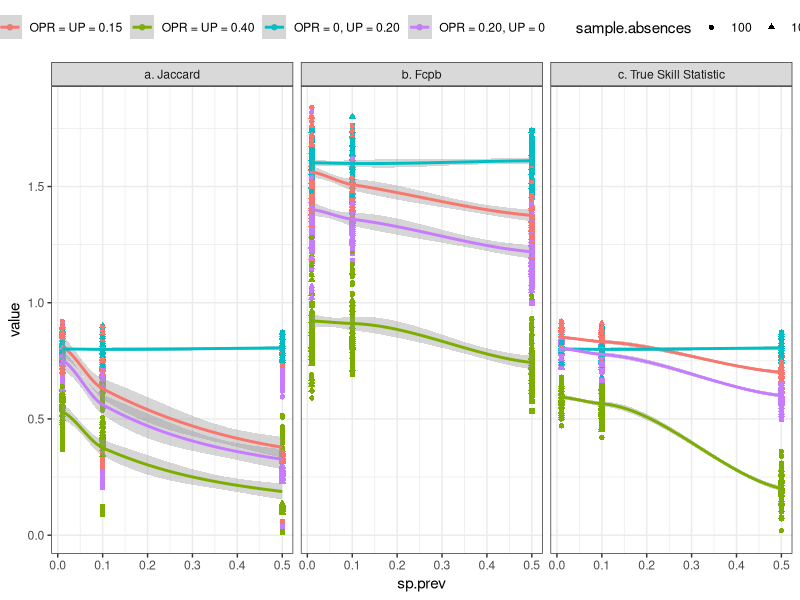
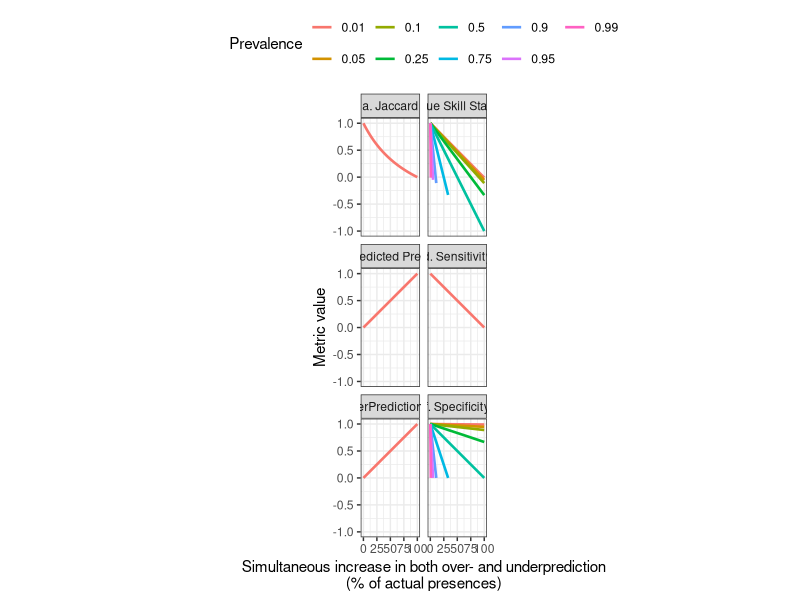
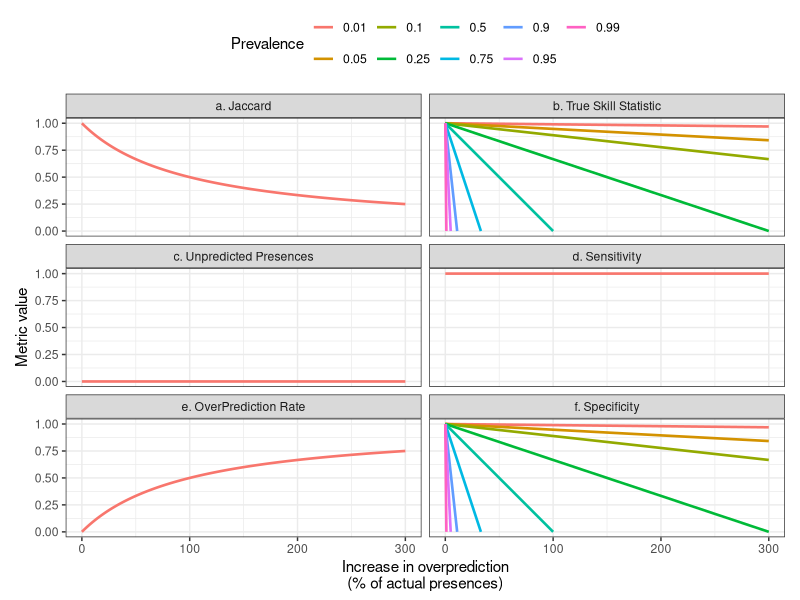
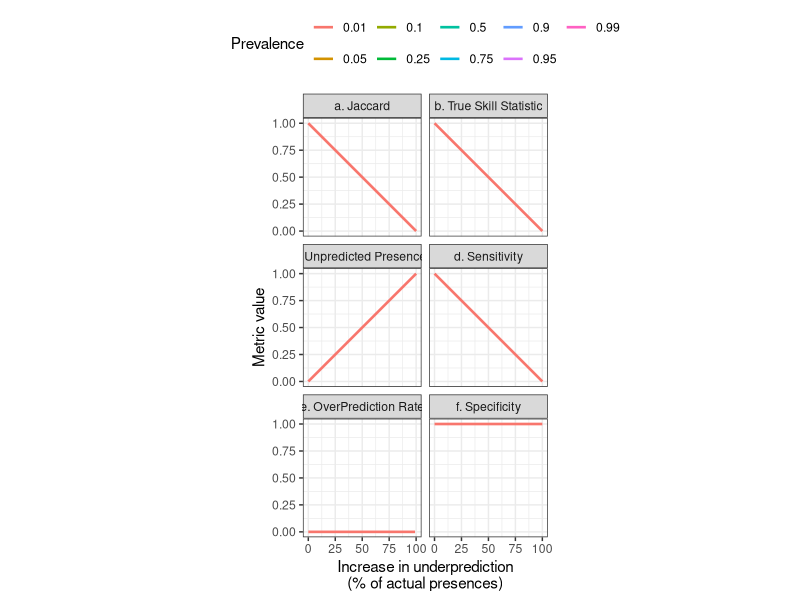
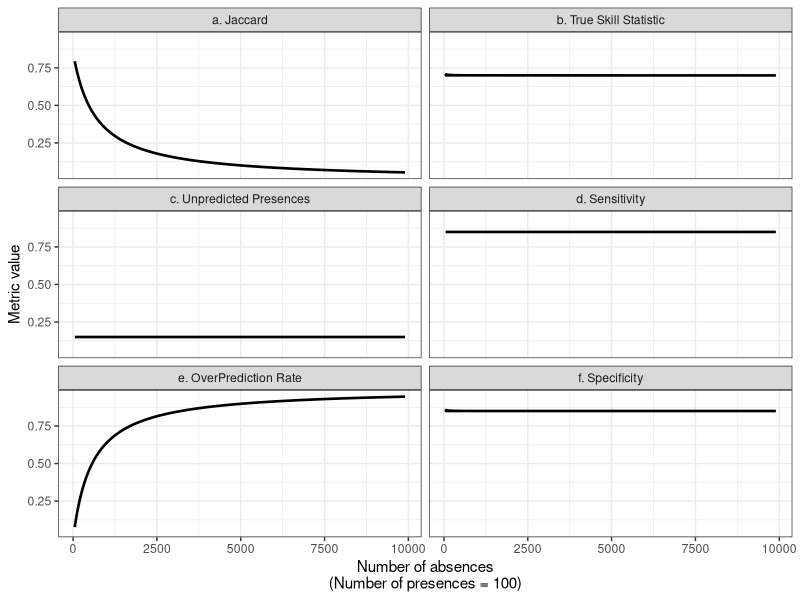

Reproduce these figures in R, in order.
library(reshape2)
library(ggplot2)
metrics <- function(x, total)
{
  TP <- x[, "TP"]
  FP <- x[, "FP"]
  FN <- x[, "FN"]
  TN <- x[, "TN"]
  
  pred <- TP + FP
  obs <- TP + FN
  
  
  results <- data.frame(matrix(nc = 0, nr = nrow(x)))
  
  
  results$sample.presences <- TP + FN
  results$sample.absences <- FP + TN
  results$TP <- TP
  results$FP <- FP
  results$FN <- FN
  results$TN <- TN
  results$Jaccard <- TP / (TP + FN + FP)
  results$Sorensen = 2 * TP / (2 * TP + FN + FP)
  results$OPR  = FP / (TP + FP)
  results$UTP  = FN / (TP + FN)
  results$Sens = TP / (TP + FN)
  results$Spe  = TN / (TN + FP)
  results$TSS  = TP / (TP + FN) + TN / (TN + FP) - 1
  results$Kappa = (TP - pred * obs / total) / ((TP - pred * obs / total) + FP * (1/2) + FN * (1/2))
  results$prevalence = obs / total
  results$pred.prevalence = pred / total
  results$OPpc = FP / obs
  
  return(results)
  
}



# Simulation 1: all possible parameterisations
prevalence <- seq(0, 1, length = 100)
max.size <- 10000
step <- 100


results <- NULL
for (i in prevalence)
{
  obs.pres <- round(i * max.size)
  obs.abs <- max.size - obs.pres
  
  
  TP <- seq(0, obs.pres, by = step)
  FP <- seq(0, obs.abs, by = step)
  testing.matrix <- expand.grid(TP, FP)
  colnames(testing.matrix) <- c("TP", "FP")
  
  testing.matrix$FN <- obs.pres - testing.matrix$TP
  testing.matrix$TN <- obs.abs - testing.matrix$FP 
  
  results <- rbind(results,
                   metrics(testing.matrix, total = max.size))
}


ggr <- melt(results, id.vars = c("prevalence", "pred.prevalence", "TP", "FP", "FN", "TN"), 
            measure.vars = c("Jaccard", "Sorensen", "OPR", "UTP", "Sens", "Spe", "TSS", "Kappa"))
# 
# 
# ggplot(ggr, aes(x = prevalence, y = value)) + geom_point(alpha = 1/10, aes(col = TN)) +
#   facet_wrap(~variable) + stat_smooth()
# 
# 


# Simulation 2: 
# For varying prevalences,
# variations of under-prediction (0 to -100%) or overprediction (0 to +300%) and both.

prevalence <- seq(0, 1, length = 101)
max.size <- 10000


results <- NULL
results.overpred <- NULL
results.underpred <- NULL
for (i in prevalence)
{
  obs.pres <- round(i * max.size)
  obs.abs <- max.size - obs.pres
  
  # Underpred
  underpred <- data.frame(TP = seq(obs.pres, 0, length = 101),
                          FN = seq(0, obs.pres, length = 101),
                          FP = 0,
                          TN = obs.abs)
  
  # Overpred 
  overpred <- data.frame(TP = obs.pres,
                         FN = 0,
                         FP = seq(0, min(3 * obs.pres, obs.abs), length = 101),
                         TN = obs.abs - seq(0, min(3 * obs.pres, obs.abs), length = 101))
  
  # Under + Overpred
  TP <- seq(obs.pres, 0, length = 101)
  FP <- seq(0, min(3 * obs.pres, obs.abs), length = 101)
  
  testing.matrix <- expand.grid(TP, FP)
  colnames(testing.matrix) <- c("TP", "FP")
  
  testing.matrix$FN <- obs.pres - testing.matrix$TP
  testing.matrix$TN <- obs.abs - testing.matrix$FP 
  
  results.overpred <- rbind(results.overpred,
                            metrics(overpred, total = max.size))
  results.underpred <- rbind(results.underpred,
                             metrics(underpred, total = max.size)) 
  
  results <- rbind(results,
                   metrics(testing.matrix, total = max.size))
}


# Simulation 3: all possible parameterisations


a <- function(x) (100 - x * 100)/x


tns <- c(9900, 1900, 900, 300, 100, 33, 11, 5, 1)
all.res <- NULL
res <- data.frame(matrix(nr = 1, nc = 4, dimnames = list(1, c("TP", "FP", "FN", "TN"))))
for(TN in tns)
{
  res$TP <- 100
  res$FP <- 0
  res$FN <- 0
  res$TN <- TN
  all.res <- rbind(all.res, 
                   res)
  
  while(res$TP > 0)
  {
    if(res$TN > 0)
    {
      res$TP <- res$TP - 1
      res$FN <- res$FN + 1
      res$FP <- res$FP + 1
      res$TN <- res$TN - 1
      all.res <- rbind(all.res, 
                       res)
    } else
    {
      res$TP <- 0
    }
  }
}

results <- metrics(all.res, total = apply(all.res, 1, sum))
# results <- results[which(results$prevalence <= 0.5), ]

ggr <- melt(results, id.vars = c("prevalence", "pred.prevalence", "TP", "FP", "FN", "TN", "OPR", "UTP", "OPpc"), 
            measure.vars = c("Jaccard", "TSS", "UTP", "Sens", "OPR", "Spe"))

ggr$prevalence <- round(ggr$prevalence, 2)
ggr$prev <- as.factor(ggr$prevalence)
ggr$OPR <- ggr$OPR * 100
ggr$UTP <- ggr$UTP * 100


levels(ggr$variable) <- c("a. Jaccard", "b. True Skill Statistic", "c. Unpredicted Presences", 
                          "d. Sensitivity", "e. OverPrediction Rate", "f. Specificity")

# Modification pour masquer les couleurs sur les panneaux a c d et e
# Car il y a de l'overlap - à la demande du reviewer 3
ggr$value[which(ggr$variable %in% c("a. Jaccard", "c. Unpredicted Presences", 
                                    "d. Sensitivity", "e. OverPrediction Rate") &
                  ggr$prev != "0.01")] <- NA


tiff( './outputs/Figure 2.tiff', width = 450 * 4.2, height = 1000 * 4.2, res = 300)  
# png("./outputs/Figure 2.png", h = 800, w = 600)
ggplot(ggr, aes(x = OPR, y = value, col = prev)) + 
  geom_line(size = .9) + 
  facet_wrap(~ variable, nrow = 3) +
  xlab("Simultaneous increase in both over- and underprediction\n(% of actual presences)") + theme_bw() +
  guides(col=guide_legend(title = "Prevalence")) + ylab("Metric value") + 
  theme(legend.position = "top") +
  coord_fixed(ratio = 100)
dev.off()


# Simulation 4: overpred


tns <- c(9900, 1900, 900, 300, 100, 33, 11, 5, 1)
all.res <- NULL
res <- data.frame(matrix(nr = 1, nc = 4, dimnames = list(1, c("TP", "FP", "FN", "TN"))))
for(TN in tns)
{
  res$TP <- 100
  res$FP <- 0
  res$FN <- 0
  res$TN <- TN
  all.res <- rbind(all.res, 
                   res)
  
  while(res$TN > 0 & (res$TP + res$FP) < 4 * (res$FN + res$TP))
  {

    res$FP <- res$FP + 1
    res$TN <- res$TN - 1
    all.res <- rbind(all.res, 
                     res)
    
  }
}

results <- metrics(all.res, total = apply(all.res, 1, sum))
# results <- results[which(results$prevalence <= 0.5), ]

ggr <- melt(results, id.vars = c("prevalence", "pred.prevalence", "TP", "FP", "FN", "TN", "OPR", "UTP", "OPpc"), 
            measure.vars = c("Jaccard", "TSS", "UTP", "Sens", "OPR", "Spe"))

ggr$prevalence <- round(ggr$prevalence, 2)
ggr$prev <- as.factor(ggr$prevalence)
ggr$OPR <- ggr$OPR * 100
ggr$UTP <- ggr$UTP * 100
ggr$OPpc <- ggr$OPpc * 100

levels(ggr$variable) <- c("a. Jaccard", "b. True Skill Statistic", "c. Unpredicted Presences", 
                          "d. Sensitivity", "e. OverPrediction Rate", "f. Specificity")

# Modification pour masquer les couleurs sur les panneaux a c d et e
# Car il y a de l'overlap - à la demande du reviewer 3
ggr$value[which(ggr$variable %in% c("a. Jaccard", "c. Unpredicted Presences", 
                                  "d. Sensitivity", "e. OverPrediction Rate") &
                ggr$prev != "0.01")] <- NA


png("./outputs/Figure S2.2.png", h = 600, w = 1000)
ggplot(ggr, aes(x = OPpc, y = value, col = prev)) + 
  geom_line(size = .9) + 
  facet_wrap(~variable, nrow = 3) +
  xlab("Increase in overprediction\n(% of actual presences)") + theme_bw() +
  guides(col=guide_legend(title = "Prevalence")) + ylab("Metric value") + 
  theme(legend.position = "top") +
  coord_fixed(ratio = 100)
dev.off()

# Simulation 5: underpred


tns <- c(9900, 1900, 900, 300, 100, 33, 11, 5, 1)
all.res <- NULL
res <- data.frame(matrix(nr = 1, nc = 4, dimnames = list(1, c("TP", "FP", "FN", "TN"))))
for(TN in tns)
{
  res$TP <- 100
  res$FP <- 0
  res$FN <- 0
  res$TN <- TN
  all.res <- rbind(all.res, 
                   res)
  
  while(res$TP > 0)
  {
    
    res$TP <- res$TP - 1
    res$FN <- res$FN + 1
    all.res <- rbind(all.res, 
                     res)
    
  }
}

results <- metrics(all.res, total = apply(all.res, 1, sum))
# results <- results[which(results$prevalence <= 0.5), ]

ggr <- melt(results, id.vars = c("prevalence", "pred.prevalence", "TP", "FP", "FN", "TN", "OPR", "UTP", "OPpc"), 
            measure.vars = c("Jaccard", "TSS", "UTP", "Sens", "OPR", "Spe"))

ggr$prevalence <- round(ggr$prevalence, 2)
ggr$prev <- as.factor(ggr$prevalence)
ggr$OPR <- ggr$OPR * 100
ggr$UTP <- ggr$UTP * 100


levels(ggr$variable) <- c("a. Jaccard", "b. True Skill Statistic", "c. Unpredicted Presences", 
                          "d. Sensitivity", "e. OverPrediction Rate", "f. Specificity")

# Modification pour masquer les couleurs sur les panneaux a c d et e
# Car il y a de l'overlap - à la demande du reviewer 3
ggr$value[which(ggr$variable %in% c("a. Jaccard", "b. True Skill Statistic", "c. Unpredicted Presences", 
                                    "d. Sensitivity", "e. OverPrediction Rate", "f. Specificity") &
                  ggr$prev != "0.01")] <- NA

png("./outputs/Figure S2.1.png", h = 800, w = 600)
ggplot(ggr, aes(x = UTP, y = value, col = prev)) + 
  geom_line(size = .9) + 
  facet_wrap(~variable, nrow = 3) +
  xlab("Increase in underprediction\n(% of actual presences)") + theme_bw() +
  guides(col=guide_legend(title = "Prevalence")) + ylab("Metric value") + 
  theme(legend.position = "top") +
  coord_fixed(ratio = 100)
dev.off()


# Simulation 6 : presence are fixed, increases in absences
absences <- seq(50, 9900, 10)
all.res <- NULL
res <- data.frame(matrix(nr = 1, nc = 4, dimnames = list(1, c("TP", "FP", "FN", "TN"))))
for(nbA in absences)
{
  res$TP <- 85
  res$FN <- 15
  res$FP <- floor(0.15 * nbA)
  res$TN <- ceiling(0.85 * nbA)
  all.res <- rbind(all.res, 
                   res)
}

results <- metrics(all.res, total = apply(all.res, 1, sum))
# results <- results[which(results$prevalence <= 0.5), ]

ggr <- melt(results, id.vars = c("prevalence", "pred.prevalence", "TP", "FP", "FN", "TN", "OPR", 
                                 "UTP", "OPpc", "sample.presences", "sample.absences"), 
            measure.vars = c("Jaccard", "TSS", "UTP", "Sens", "OPR", "Spe"))

ggr$prevalence <- round(ggr$prevalence, 2)
ggr$prev <- as.factor(ggr$prevalence)
ggr$OPR <- ggr$OPR * 100
ggr$UTP <- ggr$UTP * 100


levels(ggr$variable) <- c("a. Jaccard", "b. True Skill Statistic", "c. Unpredicted Presences", 
                          "d. Sensitivity", "e. OverPrediction Rate", "f. Specificity")


png("./outputs/Figure S2.3.png", h = 800, w = 600)
ggplot(ggr, aes(x = sample.absences, y = value)) + 
  geom_line(size = .9) + 
  facet_wrap(~variable, nrow = 3) +
  xlab("Number of absences\n(Number of presences = 100)") + theme_bw() +
  guides(col=guide_legend(title = "Prevalence")) + ylab("Metric value") + 
  theme(legend.position = "top") #+
  # coord_fixed(ratio = 100)
dev.off()

# Simulation 7 : comparing metrics for a good and a bad model, with different sample sizes
presences <- rep(100, 3)
absences <- c(100, 1000, 10000)
true.prev <- c(.01, .10, .5)
area <- 100000
true.presences <- true.prev * area
true.absences <- area - (true.prev * area)
models <- list(M1 = list(TP = .85,
                         FP = .15,
                         FN = .15),
               M2 = list(TP = .60,
                         FP = .40,
                         FN = .40),
               M3 = list(TP = .80,
                         FP = 0,
                         FN = .20),
               M4 = list(TP = .80,
                         FP = .20,
                         FN = 0))

all.res <- NULL

sim <- 10

res <- data.frame(matrix(nr = 1, nc = 6, dimnames = list(1, c("model", "sp.prev", "TP", "FP", "FN", "TN"))))
for(i in 1:sim)
{
  for(nbP in presences)
  {
    for(nbA in absences)
    {
      for(md in 1:length(models))
      {
        for(sp.prev in 1:length(true.prev))
        {
          pred.pres <- c(rep(1, models[[md]]$TP * true.presences[sp.prev]),
                         rep(0, true.presences[sp.prev] - models[[md]]$TP * true.presences[sp.prev]))
          pred.abs <- c(rep(1, length(pred.pres) * models[[md]]$FP),
                        rep(0, true.absences[sp.prev] - length(pred.pres) * models[[md]]$FP))
          obs.pres <- sample(pred.pres, nbP)
          obs.abs <- sample(pred.abs, nbA)
          
          res$model <- md
          res$sp.prev <- true.prev[sp.prev]
          
          res$TP <- length(which(obs.pres == 1))
          res$FN <- length(which(obs.pres == 0))
          res$FP <- length(which(obs.abs == 1))
          res$TN <- length(which(obs.abs == 0))
          all.res <- rbind(all.res, 
                           res)
        }      
      }
    }
  }
  
}

results <- metrics(all.res, total = apply(all.res[, 3:6], 1, sum))
results$model <- all.res$model
results$sp.prev <- all.res$sp.prev
results$c.val <- results$sample.presences / ((results$sample.absences + results$sample.presences) * results$sp.prev)
results$Fcpb <- 2 * results$TP / (results$TP + results$FN + results$FP * results$c.val)
# results <- results[which(results$prevalence <= 0.5), ]

ggr <- melt(results, id.vars = c("prevalence", "pred.prevalence", "TP", "FP", "FN", "TN", "OPR", 
                                 "UTP", "OPpc", "sample.presences", "sample.absences", "model", "sp.prev"), 
            measure.vars = c("Jaccard", "Fcpb", "TSS"))

ggr$prevalence <- round(ggr$prevalence, 2)
ggr$prev <- as.factor(ggr$prevalence)
ggr$OPR <- ggr$OPR * 100
ggr$UTP <- ggr$UTP * 100

ggr$sample.size <- ggr$sample.absences + ggr$sample.presences
ggr$model <- as.factor(ggr$model)
ggr$sample.absences <- as.factor(ggr$sample.absences)
levels(ggr$model) <- c("OPR = UP = 0.15", "OPR = UP = 0.40", "OPR = 0, UP = 0.20", "OPR = 0.20, UP = 0")

levels(ggr$variable) <- c("a. Jaccard", "b. Fcpb", "c. True Skill Statistic")


# png("./outputs/Figure S2.3.png", h = 800, w = 600)
ggplot(ggr, aes(x = sp.prev, y = value, col = model)) + 
  geom_point(aes(shape = sample.absences)) + 
  stat_smooth(se = T) +
  facet_wrap(~variable, nrow = 1) +
  # xlab("Number of absences\n(Number of presences = 100)") +
  theme_bw() +
  # guides(col=guide_legend(title = "Prevalence")) + ylab("Metric value") + 
  theme(legend.position = "top") #+
# coord_fixed(ratio = 100)
# dev.off()

# Clearly, the results indicate that none of the metrics can provide
# a value independent of prevalence.
# The problem is most likely linked to the sampling of absences which
# is dependent on species prevalence. For TSS, low prevalences mean
# high numbers of TN and thus high values of sensitivity --> high TSS.
# For Jaccard, low prevalences mean low likelihood of sampling 
# FP, and thus higher values. Conversely, high prevalences results
# in higher likelihood of sampling FPs, and thus lower values. 
